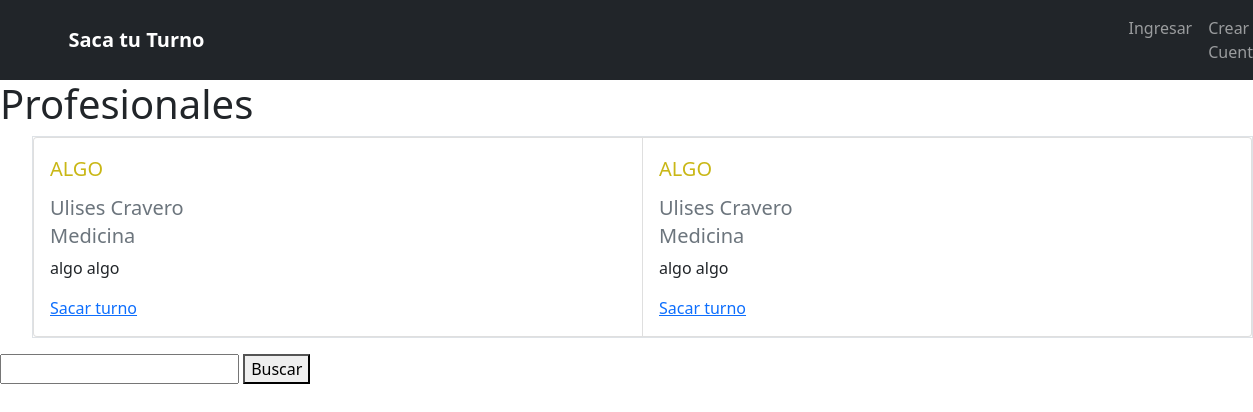
The app's page /servicios/1/ with its own data.
### sitio/models.py (models this page shows, shortened)
class ServicioPrestado(models.Model):
    nombre = models.CharField(max_length=50, blank = False)       # NO LLEVA NOMBRE EL SERVICIO PRESTADO
    descripcion = models.TextField(max_length=150, blank = False)
    propietario = models.ForeignKey(User, on_delete=models.CASCADE)
    categoria = models.ForeignKey(Categoria, on_delete=models.CASCADE, blank = True, null= True)
    subcategoria = models.ForeignKey(SubCategoria, on_delete=models.CASCADE, blank = True, null= True)
    diasAtencion = models.ManyToManyField(Days)
    duracionTurno = models.IntegerField(default = 30, null= False, blank = False)
    ciudad = models.CharField(max_length= 20, choices = ciudades, verbose_name='Ciudad', blank = True, null= True, default = 'Rafaela')
    inicioJornada = models.TimeField( auto_now=False, auto_now_add=False, verbose_name="Inicio de Jornada",blank=True, null=False, default='08:00:00')
    finJornada = models.TimeField( auto_now=False, auto_now_add=False, verbose_name="Fin de Jornada",blank=True, null=False, default='17:00:00')

class Categoria(models.Model):
    nombre = models.CharField(max_length=255, blank = False)
    def __str__(self):
        return self.nombre

### sitio/views.py (the view, shortened to what this page needs)
def servicios(request, id_subcategoria):
    servicios = ServicioPrestado.objects.filter(subcategoria_id = id_subcategoria)
    query = request.GET.get('buscar_servicio')
    return render(request, 'servicios.html', {'servicios': servicios})

### templates/servicios.html (shortened to what this page needs)
{% extends "base.html" %}
{%block content %}
    <h1> Profesionales </h1>
    <ul>
        <div class="card-group border border-black">
            {%for item in servicios %}
            <div class="card">
                <div class="card-body">
                    <div class="card-title letracaja colorcito text-uppercase"><p>{{item.nombre}} </p> </div>
                    <h6 class="card-subtitle letracaja mb-2 text-muted">{{item.propietario.first_name}} {{item.propietario.last_name}}</h6>
                    <h6 class="card-subtitle letracaja mb-2 text-muted">{{item.categoria}}</h6>
                    <div class="panel-text"><p>{{item.descripcion}}</p></div>
                    <div class="panel-foocter"><a href="{% url 'pedir_turno' item.id item.propietario.id %}">Sacar turno</a></div>
                </div>
            </div>
            {%endfor%}
        </div>
    </ul>
    <form method="GET">
        <div>
            <input type="text" name="buscar_servicio" id="">
            <button type="submit">Buscar</button>
        </div>
    </form>
{% endblock %}

### static/sitio/styles.css (style rules this page uses)
.colorcito { color: rgb(201, 183, 22); }
.letracaja { font-size: 20px; }

### static/fullcalendar/main.css (style rules this page uses)
:root { --fc-daygrid-event-dot-width: 8px; }
:root { --fc-list-event-dot-width: 10px; --fc-list-event-hover-bg-color: #f5f5f5; }

### records on screen
ServicioPrestado: nombre "ALGO", propietario.first_name "Ulises", propietario.last_name "Cravero", categoria "Medicina", descripcion "algo algo"
ServicioPrestado: nombre "ALGO", propietario.first_name "Ulises", propietario.last_name "Cravero", categoria "Medicina", descripcion "algo algo"
